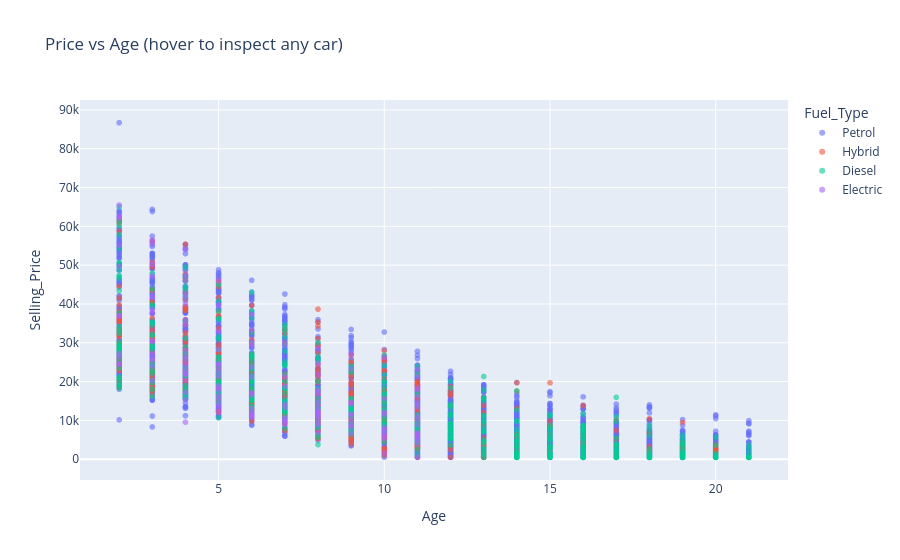

Notebook source saved alongside this figure:
### Markdown cell above
Price Distribution vs Age

### Code cell
fig = px.scatter(
    df_clean, x="Age", y="Selling_Price", color="Fuel_Type",
    hover_data=["Make", "Model", "Mileage", "Owners"],
    opacity=0.6, title="Price vs Age (hover to inspect any car)"
)
fig.show()

### Figure 1 — Plotly figure (JSON) as saved in the notebook; plotly's stock layout.template omitted (floating-point values rounded to 4 significant figures; data arrays with more than 128 entries replaced by an {"elided": "..."} marker saying what was removed)
{"data": [{"customdata": {"elided": "4267x4 mixed values"}, "hovertemplate": "Fuel_Type=Petrol<br>Age=%{x}<br>Selling_Price=%{y}<br>Make=%{customdata[0]}<br>Model=%{customdata[1]}<br>Mileage=%{customdata[2]}<br>Owners=%{customdata[3]}<extra></extra>", "legendgroup": "Petrol", "marker": {"color": "#636efa", "opacity": 0.6, "symbol": "circle"}, "mode": "markers", "name": "Petrol", "showlegend": true, "type": "scattergl", "x": {"elided": "4267 int values"}, "xaxis": "x", "y": {"elided": "4267 int values"}, "yaxis": "y"}, {"customdata": {"elided": "537x4 mixed values"}, "hovertemplate": "Fuel_Type=Hybrid<br>Age=%{x}<br>Selling_Price=%{y}<br>Make=%{customdata[0]}<br>Model=%{customdata[1]}<br>Mileage=%{customdata[2]}<br>Owners=%{customdata[3]}<extra></extra>", "legendgroup": "Hybrid", "marker": {"color": "#EF553B", "opacity": 0.6, "symbol": "circle"}, "mode": "markers", "name": "Hybrid", "showlegend": true, "type": "scattergl", "x": {"elided": "537 int values"}, "xaxis": "x", "y": {"elided": "537 int values"}, "yaxis": "y"}, {"customdata": {"elided": "551x4 mixed values"}, "hovertemplate": "Fuel_Type=Diesel<br>Age=%{x}<br>Selling_Price=%{y}<br>Make=%{customdata[0]}<br>Model=%{customdata[1]}<br>Mileage=%{customdata[2]}<br>Owners=%{customdata[3]}<extra></extra>", "legendgroup": "Diesel", "marker": {"color": "#00cc96", "opacity": 0.6, "symbol": "circle"}, "mode": "markers", "name": "Diesel", "showlegend": true, "type": "scattergl", "x": {"elided": "551 int values"}, "xaxis": "x", "y": {"elided": "551 int values"}, "yaxis": "y"}, {"customdata": {"elided": "145x4 mixed values"}, "hovertemplate": "Fuel_Type=Electric<br>Age=%{x}<br>Selling_Price=%{y}<br>Make=%{customdata[0]}<br>Model=%{customdata[1]}<br>Mileage=%{customdata[2]}<br>Owners=%{customdata[3]}<extra></extra>", "legendgroup": "Electric", "marker": {"color": "#ab63fa", "opacity": 0.6, "symbol": "circle"}, "mode": "markers", "name": "Electric", "showlegend": true, "type": "scattergl", "x": {"elided": "145 int values"}, "xaxis": "x", "y": {"elided": "145 int values"}, "yaxis": "y"}], "layout": {"legend": {"title": {"text": "Fuel_Type"}, "tracegroupgap": 0}, "title": {"text": "Price vs Age (hover to inspect any car)"}, "xaxis": {"anchor": "y", "domain": [0, 1], "title": {"text": "Age"}}, "yaxis": {"anchor": "x", "domain": [0, 1], "title": {"text": "Selling_Price"}}}}
